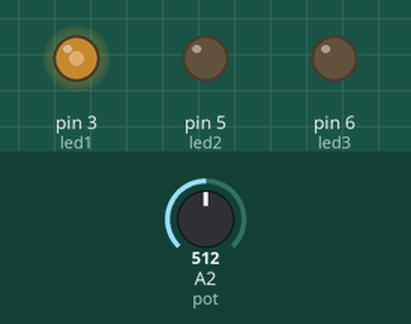
This sketch was run on a simulated Arduino Uno, built with avr-gcc and run on an emulated ATmega328P. Shown: output pins drawn as LEDs (lit = HIGH). Inputs (shaded band) come from the test bench; at power-on: A2 (pot) = 512. What the sketch prints to the serial monitor is not drawn.

Above: at 1.2 s.
1.3 s: A2 (pot) set to 716
At 2.5 s:
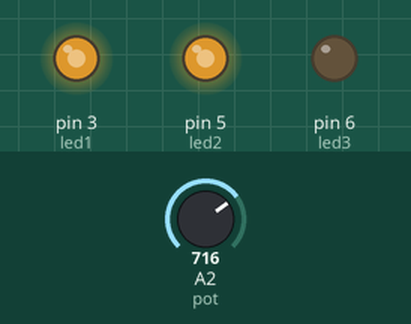
2.8 s: A2 (pot) set to 900
At 3.6 s:
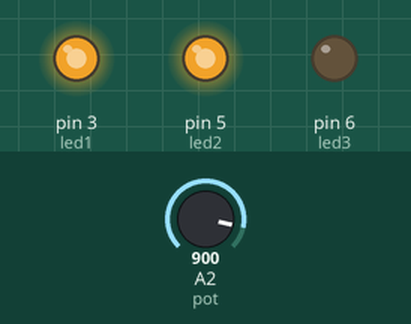
4.3 s: A2 (pot) set to 1023
At 4.7 s:
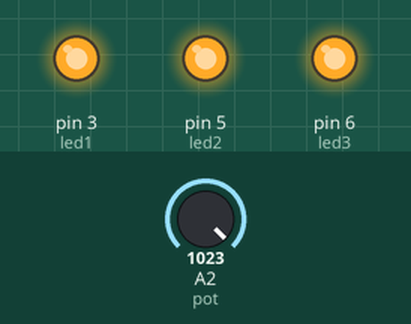
5.8 s: A2 (pot) set to 306
At 7.1 s:
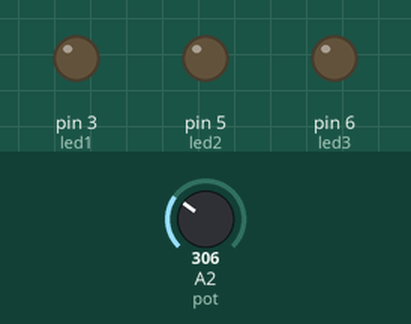
Timing chart, 0 to 8.3 s (numbered marks = the images above; inputs shaded):
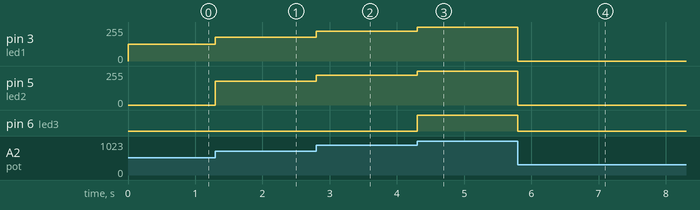

The sketch:

1.8-Regulador.ino
```cpp
//Aitor Gómez Ogueta UO294066
//Diego García González UO294255
//Ejercicio control y regulador de luz.

#define led1 3
#define led2 5
#define led3 6
int pot = A2;

#define numberOfLeds 3
int leds[numberOfLeds] = {led1, led2, led3};

void setup() {
  Serial.begin(9600);
  Serial.println("Setup");

  pinMode(led1, OUTPUT);
  pinMode(led2, OUTPUT);
  pinMode(led3, OUTPUT);
}

void loop() {
  int valorPot = analogRead(pot);
  int numberOfLedsToSwitchOn = map(valorPot, 0, 1023, 0, 3);

  for (int i = 0; i < numberOfLeds; i++) {
    if (i < numberOfLedsToSwitchOn) {
      int brightness = map(valorPot, 0, 1023, 0, 255);
      analogWrite(leds[i], brightness);
    } else {
      analogWrite(leds[i], 0);
    }
  }
}
```

Measured:
- after the input at 1.3 s, pin 3 (led1): 127/255 → 178/255 at once; pin 5 (led2): 0/255 → 178/255 at once
- after the input at 2.8 s, pin 3 (led1), pin 5 (led2): 178/255 → 224/255 at once
- after the input at 4.3 s, pin 3 (led1), pin 5 (led2): 224/255 → 255/255 at once; pin 6 (led3): LOW → HIGH at once
- after the input at 5.8 s, pin 3 (led1), pin 5 (led2): 255/255 → 0/255 at once; pin 6 (led3): HIGH → LOW at once
